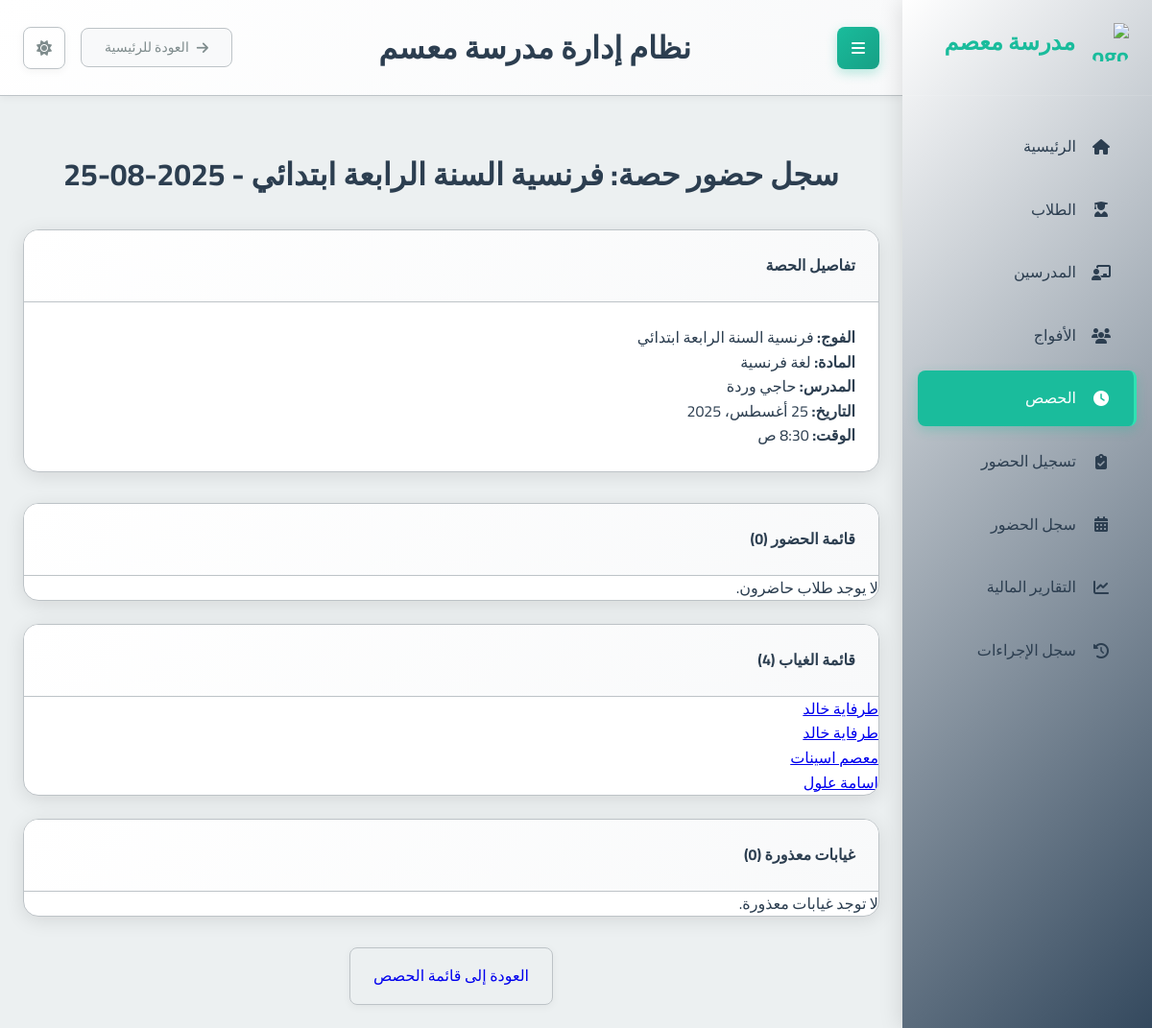
Page /sessions/11/attendance_detail/ on the committed database.
### school_app/models.py (models this page shows, shortened)
class Session(models.Model):
    group = models.ForeignKey(Group, on_delete=models.CASCADE, related_name='sessions', verbose_name="الفوج")
    date = models.DateField(verbose_name="التاريخ")
    start_time = models.TimeField(verbose_name="وقت البدء")
    duration = models.DecimalField(max_digits=4, decimal_places=2, verbose_name="المدة (ساعات)")
    teacher_attended = models.BooleanField(default=True, verbose_name="حضور المدرس")
    teacher_compensated = models.BooleanField(default=False, verbose_name="تم تعويض المدرس")
    teacher_payment_amount = models.DecimalField(max_digits=10, decimal_places=2, default=Decimal('0.00'), verbose_name="المبلغ المدفوع للمدرس")
    created_at = models.DateTimeField(auto_now_add=True, verbose_name="تاريخ الإنشاء")
    class Meta:
        verbose_name = "حصة"
        verbose_name_plural = "الحصص"

class Group(models.Model):
    name = models.CharField(max_length=100, verbose_name="اسم الفوج")
    subject = models.ForeignKey(Subject, on_delete=models.PROTECT, verbose_name="المادة")
    teacher = models.ForeignKey(Teacher, on_delete=models.CASCADE, verbose_name="المدرس")
    academic_levels = models.ManyToManyField(AcademicLevel, verbose_name="المستويات الدراسية المتوافقة")
    price_per_4_sessions = models.DecimalField(max_digits=10, decimal_places=2, verbose_name="السعر لكل 4 حصص")
    session_day = models.IntegerField(choices=[
        (0, 'الاثنين'),
        (1, 'الثلاثاء'),
        (2, 'الأربعاء'),
        (3, 'الخميس'),
        (4, 'الجمعة'),
        (5, 'السبت'),
        (6, 'الأحد')
    ], verbose_name="يوم الحصة")
    session_start_time = models.TimeField(verbose_name="وقت بداية الحصة")
    session_duration = models.DecimalField(max_digits=4, decimal_places=2, default=1.5, verbose_name="مدة الحصة (ساعات)")
    students = models.ManyToManyField(Student, through='StudentGroup', blank=True, verbose_name="الطلاب المسجلون")
    created_at = models.DateTimeField(auto_now_add=True, verbose_name="تاريخ الإنشاء")
    is_continuous = models.BooleanField(default=False, verbose_name="فوج مستمر (تُنشأ الحصص أسبوعياً تلقائياً)")
    created_sessions_until = models.DateField(null=True, blank=True, verbose_name="تم إنشاء الحصص حتى تاريخ")
    class Meta:
        verbose_name = "فوج"
        verbose_name_plural = "الأفواج"

class Subject(models.Model):
    name = models.CharField(max_length=100, verbose_name="اسم المادة")
    class Meta:
        verbose_name = "مادة دراسية"
        verbose_name_plural = "المواد الدراسية"

class Teacher(models.Model):
    full_name = models.CharField(max_length=201, verbose_name="الاسم الكامل")
    phone_number = models.CharField(max_length=20, unique=True, verbose_name="رقم الهاتف")
    subject = models.ForeignKey(Subject, on_delete=models.PROTECT, verbose_name="المادة الأساسية")
    created_at = models.DateTimeField(auto_now_add=True, verbose_name="تاريخ الإنشاء")
    class Meta:
        verbose_name = "مدرس"
        verbose_name_plural = "المدرسون"

class Student(models.Model):
    full_name = models.CharField(max_length=201, verbose_name="الاسم الكامل")
    phone_number = models.CharField(max_length=20, null=True, blank=True, verbose_name="رقم هاتف الطالب")
    guardian_phone = models.CharField(max_length=20, null=True, blank=True, verbose_name="رقم هاتف الولي")
    birth_day = models.IntegerField(verbose_name="يوم الميلاد")
    birth_month = models.IntegerField(verbose_name="شهر الميلاد")
    birth_year = models.IntegerField(verbose_name="سنة الميلاد")
    academic_level = models.ForeignKey(AcademicLevel, on_delete=models.PROTECT, verbose_name="المستوى الدراسي")
    registration_fee_paid = models.BooleanField(default=False, verbose_name="رسوم التسجيل مدفوعة")
    card_number = models.CharField(max_length=20, unique=True, blank=True, null=True, verbose_name="رقم البطاقة")
    prepaid_balance = models.DecimalField(max_digits=10, decimal_places=2, default=Decimal('0.00'), verbose_name="رصيد مدفوع مقدماً")
    created_at = models.DateTimeField(auto_now_add=True, verbose_name="تاريخ الإنشاء")
    class Meta:
        verbose_name = "طالب"
        verbose_name_plural = "الطلاب"

### school_app/views.py (the view)
# urls.py: path('sessions/<int:session_id>/attendance_detail/', views.session_attendance_detail, name='session_attendance_detail'),
def session_attendance_detail(request, session_id):
    session = get_object_or_404(Session, id=session_id)
    present_students = Student.objects.filter(attendance__session=session, attendance__present=True)
    absent_students = Student.objects.filter(attendance__session=session, attendance__present=False, attendance__excused_absence=False)
    excused_students = Student.objects.filter(attendance__session=session, attendance__excused_absence=True)
    group_students = session.group.students.all()
    students_with_attendance = present_students | absent_students | excused_students
    students_without_attendance = group_students.exclude(id__in=students_with_attendance.values('id'))
    context = {
        'session': session,
        'present_students': present_students,
        'absent_students': absent_students | students_without_attendance,
        'excused_students': excused_students,
        'page_title': f"سجل حضور حصة: {session.group.name} - {session.date.strftime('%Y-%m-%d')}"
    }
    return render(request, 'school_app/session_attendance_detail.html', context)

### templates/school_app/session_attendance_detail.html
{% extends 'base.html' %}
{% block content %}
<div class="container mt-4">
    <h1 class="text-center mb-4">{{ page_title }}</h1>
    <div class="card mb-4">
        <div class="card-header">
            <h4>تفاصيل الحصة</h4>
        </div>
        <div class="card-body">
            <p><strong>الفوج:</strong> {{ session.group.name }}</p>
            <p><strong>المادة:</strong> {{ session.group.subject.name }}</p>
            <p><strong>المدرس:</strong> {{ session.group.teacher.full_name }}</p>
            <p><strong>التاريخ:</strong> {{ session.date }}</p>
            <p><strong>الوقت:</strong> {{ session.start_time }}</p>
        </div>
    </div>
    <div class="row">
        <div class="col-md-4">
            <div class="card">
                <div class="card-header bg-success text-white">
                    <h4>قائمة الحضور ({{ present_students.count }})</h4>
                </div>
                <ul class="list-group list-group-flush">
                    {% for student in present_students %}
                        <li class="list-group-item"><a href="{% url 'student_detail' student.id %}">{{ student.full_name }}</a></li>
                    {% empty %}
                        <li class="list-group-item">لا يوجد طلاب حاضرون.</li>
                    {% endfor %}
                </ul>
            </div>
        </div>
        <div class="col-md-4">
            <div class="card">
                <div class="card-header bg-danger text-white">
                    <h4>قائمة الغياب ({{ absent_students.count }})</h4>
                </div>
                <ul class="list-group list-group-flush">
                    {% for student in absent_students %}
                        <li class="list-group-item"><a href="{% url 'student_detail' student.id %}">{{ student.full_name }}</a></li>
                    {% empty %}
                        <li class="list-group-item">لا يوجد طلاب غائبون.</li>
                    {% endfor %}
                </ul>
            </div>
        </div>
        <div class="col-md-4">
            <div class="card">
                <div class="card-header bg-warning text-dark">
                    <h4>غيابات معذورة ({{ excused_students.count }})</h4>
                </div>
                <ul class="list-group list-group-flush">
                    {% for student in excused_students %}
                        <li class="list-group-item"><a href="{% url 'student_detail' student.id %}">{{ student.full_name }}</a></li>
                    {% empty %}
                        <li class="list-group-item">لا توجد غيابات معذورة.</li>
                    {% endfor %}
                </ul>
            </div>
        </div>
    </div>
    <div class="text-center mt-4">
        <a href="{% url 'session_list' %}" class="btn btn-secondary">العودة إلى قائمة الحصص</a>
    </div>
</div>
{% endblock %}

### static/css/main.css (style rules this page uses)
:root { --primary-color: #2c3e50; --primary-light: #34495e; --primary-darker: #1a252f; --accent-color: #1abc9c; --accent-light: #2fe2b3; --accent-dark: #16a085; --text-color: #2c3e50; --text-secondary: #7f8c8d; --text-on-primary: #ffffff; --text-on-accent: #ffffff; --text-nav: #2c3e50; --background-color: #ecf0f1; --card-background: #ffffff; --input-background: #ffffff; --border-color: #bdc3c7; --input-border-color: #bdc3c7; --success-color: #2ecc71; --warning-color: #f39c12; --error-color: #e74c3c; --info-color: #1E90FF; --table-header-background: #e9ecef; --table-row-hover-background: #f8f9fa; --box-shadow-color: rgba(0, 0, 0, 0.1); --box-shadow-color-hover: rgba(0, 0, 0, 0.15); --box-shadow-soft-color: rgba(0, 0, 0, 0.05); --subtle-background: #f8f9fa; --spacing-xs: 8px; --spacing-sm: 16px; --spacing-md: 24px; --spacing-lg: 32px; --spacing-xl: 48px; --font-family: 'Cairo', sans-serif; --font-size-xs: 12px; --font-size-sm: 14px; --font-size-md: 16px; --font-size-lg: 20px; --font-size-xl: 24px; --font-size-xxl: 32px; --border-radius-sm: 4px; --border-radius-md: 8px; --border-radius-lg: 16px; --transition-fast: 0.2s ease; --transition-normal: 0.3s ease; --transition-slow: 0.5s ease; --sidebar-width: 260px; }
* { margin: 0; padding: 0; box-sizing: border-box; direction: rtl; }
html { direction: rtl; font-size: 16px; }
body { font-family: var(--font-family); background-color: var(--background-color); color: var(--text-color); line-height: 1.6; transition: background-color var(--transition-normal), color var(--transition-normal); overflow-x: hidden; }
.btn-secondary { border: 1px solid var(--input-border-color) !important; margin: 0 15px; }
.card { background-color: var(--card-background); border-radius: var(--border-radius-lg); box-shadow: 0 4px 20px var(--box-shadow-color); margin-bottom: var(--spacing-md); overflow: hidden; transition: all var(--transition-normal); border: 1px solid var(--border-color); }
.card-header { padding: var(--spacing-md); border-bottom: 1px solid var(--border-color); background: linear-gradient(135deg, var(--card-background) 0%, var(--subtle-background) 100%); }
.card-body { padding: var(--spacing-md); color: var(--text-color); }
.btn { font-family: var(--font-family); padding: var(--spacing-sm) var(--spacing-md); border: none; border-radius: var(--border-radius-md); cursor: pointer; font-size: var(--font-size-md); font-weight: 500; text-decoration: none; display: inline-flex; align-items: center; gap: var(--spacing-xs); transition: all var(--transition-fast); box-shadow: 0 2px 8px var(--box-shadow-soft-color); }
.text-center { text-align: center !important; }
.mb-4 { margin-bottom: var(--spacing-lg); }
.mt-4 { margin-top: var(--spacing-lg); }

### rows in the picture
Session: group.name "فرنسية السنة الرابعة ابتدائي", group.subject.name "لغة فرنسية", group.teacher.full_name "حاجي وردة", date "25 أغسطس، 2025", start_time "8:30 ص"
Student: full_name "طرفاية خالد"
Student: full_name "معصم اسينات"
Student: full_name "اسامة علول"

### other values in the picture
{{ page_title }} "سجل حضور حصة: فرنسية السنة الرابعة ابتدائي - 2025-08-25"
{{ present_students.count }} "0"
{{ absent_students.count }} "4"
{{ excused_students.count }} "0"
